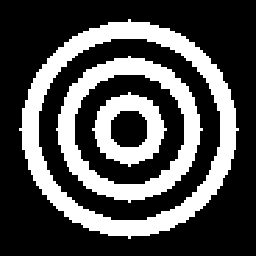
#> input picture TP1/cible2.bmp, 256 x 256 px, found by its file name
$ python tp3.py
#> lines starting #> are read from the running program, lines starting #| are printed output that depends on the picture; after the words box and inside, x2 and y2 are one past the last pixel; in counts of white or black regions, pixels touching at a corner belong together
### TP3/tp3_tools.py
import numpy as np
import cv2 as cv
import matplotlib.pyplot as plt
import math
from math import log2, sqrt, pi
from sklearn.cluster import KMeans
from PIL import Image
from scipy.stats import norm
import random

def calc_proba_champ(alpha, normalization=True):
    '''
    crée un np array de taille 5x2 avec
    proba[i, j] = p(x_s=j|"il y a i voisins de type j")
    '''
#> called with alpha = 1, normalization = True
    proba = np.empty((5, 2))
    for i in range(5):
        proba[i, 0] = np.exp((2 * i - 4) * alpha)
        proba[i, 1] = np.exp((2 * (4 - i) - 4) * alpha)
        if normalization:
            proba[i] /= np.sum(proba[i])
    return proba

def gene_Gibbs_proba(mm, nn, classe, proba, nb_iter):
    '''
    génère un champ de Markov de taille mmxnn
    de classes et lois locales données à l'aide de
    l'échantillonneur de Gibbs
    '''
#> called with mm = 65, nn = 65, proba = array of shape (5, 2), nb_iter = 10
    # initialisation aléatoire de l'échantillonneur de Gibbs
    X = np.random.randint(0, 2, size=(mm, nn))
    X= (X==0)*classe[0] +(X==1)*classe[1]

    table_voisins = [(0, -1), (-1, 0), (0, 1), (1, 0)]

    # pour chaque itération de l'échantillonneur de Gibbs
    for k in range(nb_iter):
        print("Gibbs itération numéro", k)
        # pour chaque site
        for i in range(1, mm - 1):
            for j in range(1, nn - 1):
                # on récupère la configuration du voisinage
                # i.e. on compte le nombre de voisins à la classe 1
                config = 0
                for v in table_voisins:
                    config += (X[i + v[0], j + v[1]] == classe[1])
                distribution_locale = proba[config]
                # on met à jour le site avec un tirage selon la
                # distribution locale
                u = np.random.rand(1, 1)
                X[i, j] = ((u <= distribution_locale[1]) * classe[0] +
                    (u > distribution_locale[1]) * classe[1])

    return X

# [32 lines left out: functions redecoupe_image, nouvelle_image, MPM_proba_gauss, not called in this run]

def genere_Gibbs_proba_apost(Y, m1, sig1, m2, sig2, classe, proba, nb_iter,
    init_gibbs=None):
    '''
    Échantillonneur de Gibbs pour le tirage a posteriori 'un champ de Markov
    caché à bruit gaussien indépendant
    '''
    if init_gibbs is None:
        # initialisation aléatoire de l'échantillonneur de Gibbs
        init_gibbs = np.random.randint(0, 2, size=Y.shape)
        init_gibbs = (init_gibbs==0)*classe[0]+(init_gibbs==1)*classe[1]
    X = init_gibbs

    table_voisins = [(0, -1), (-1, 0), (0, 1), (1, 0)]

    # pour chaque itération de l'échantillonneur de Gibbs
    for k in range(nb_iter):
        print("Gibbs a posteriori itération numéro", k)
        # pour chaque site
        for i in range(1, Y.shape[0] - 1):
            for j in range(1, Y.shape[1] - 1):
                # on récupère la configuration du voisinage
                # i.e. on compte le nombre de voisins à la classe 1
                config = 0
                for v in table_voisins:
                    config += (X[i + v[0], j + v[1]] == classe[0])
                distribution_locale_apost = proba[config].copy() # copy !
                distribution_locale_apost[0] *= (1 / (np.sqrt(2 * np.pi) * sig1)
                    * np.exp(-0.5 * (Y[i, j] - m1) ** 2 / sig1 ** 2))
                distribution_locale_apost[1] *= (1 / (np.sqrt(2 * np.pi) * sig2)
                    * np.exp(-0.5 * (Y[i, j] - m2) ** 2 / sig2 ** 2))
                distribution_locale_apost /= np.sum(distribution_locale_apost)

                # on met à jour le site avec un tirage selon la
                # distribution locale a posteriori
                u = np.random.rand(1, 1)
                X[i, j] = ((u <= distribution_locale_apost[0]) * classe[0] +
                    (u > distribution_locale_apost[0]) * classe[1])

    return X

def calc_N_part(X_simu, classe):
    '''
    Estimation des Nij apparaissant dans l'EM Gibbsien par une approche MCMC
    '''
    table_voisins = [(0, -1), (-1, 0), (0, 1), (1, 0)]
    N = np.zeros((5, 2))
    for i in range(1, X_simu.shape[0] - 1):
        for j in range(1, X_simu.shape[1] - 1):
            config = 0
            for v in table_voisins:
                config += (X_simu[i + v[0], j + v[1]] == classe[0])
            if X_simu[i, j] == classe[0]:
                N[config, 0] += 1
            else:
                N[config, 1] += 1

    return N


def calc_N_post(X_simu, classe):
    '''
    Estimation des probabilités a posteriori en chaque site par une approche
    MCMC
    '''
    N_post = np.stack([(X_simu == classe[0]), (X_simu == classe[1])], axis=-1)
    return N_post

### TP3/tp3.py
import numpy as np
import cv2 as cv
import matplotlib.pyplot as plt
import math
from math import log2, sqrt, pi
from sklearn.cluster import KMeans
from PIL import Image
from scipy.stats import norm
import random
import os ,sys
sys.path.append(os.path.abspath('C:/Users/duzen/OneDrive/Bureau/Cours TSP 2018-2019 (S2)/MSA/TPs Markov/TP3'))
from tp3_tools import *

image1="C:/Users/duzen/OneDrive/Bureau/Cours TSP 2018-2019 (S2)/MSA/TPs Markov/TP1/alfa2.bmp"
image2="C:/Users/duzen/OneDrive/Bureau/Cours TSP 2018-2019 (S2)/MSA/TPs Markov/TP1/beee2.bmp"
image3="C:/Users/duzen/OneDrive/Bureau/Cours TSP 2018-2019 (S2)/MSA/TPs Markov/TP1/cible2.bmp"
image4="C:/Users/duzen/OneDrive/Bureau/Cours TSP 2018-2019 (S2)/MSA/TPs Markov/TP1/promenade2.bmp"
image5="C:/Users/duzen/OneDrive/Bureau/Cours TSP 2018-2019 (S2)/MSA/TPs Markov/TP1/city2.bmp"
images=[image1,image2,image3,image4,image5]

m1=[1,1,1]
sig1=[1,1,1]
m2=[4,2,1]
sig2=[1,1,3]

def lit_image(nom_image):
    img = cv.imread(nom_image,0)
    m, n = img.shape
    return img, m, n

def affiche_image(mat_image,titre):
    cv.imshow(titre,mat_image)
    cv.waitKey()
    #plt.imshow(mat_image, cmap='gray')
    #plt.title(titre)

# [11 lines left out: function identif_classes, not called in this run]

def bruit_gauss(signal, m1, sig1, m2, sig2,classes):
    #classes=identif_classes(signal)
    signal_noisy = (signal == classes[0]) * np.random.normal(m1, sig1, signal.shape) + \
                   (signal == classes[1]) * np.random.normal(m2, sig2, signal.shape)
    return signal_noisy

# [13 lines left out: function gauss, not called in this run]

def taux_erreur(A,B,m,n):
    return len(np.transpose(np.nonzero(A-B)))/(m*n)

def Kmean_classes(signal, cl1, cl2):
    m,n=signal.shape
    img = signal.reshape(-1,1)
    kmeans = KMeans(n_clusters=2).fit(img)
    cluster_centers=kmeans.cluster_centers_
    cluster_labels=kmeans.labels_
    X_reconstruit=cluster_centers[cluster_labels].reshape(n,m)
    for k in range(m):
        for i in range(n):
            if X_reconstruit.astype(int)[k][i]==cl1:
                X_reconstruit[k][i]=cl1
            else :
                X_reconstruit[k][i]=cl2
    return X_reconstruit


# [29 lines left out: functions calc_probaprio, mpm_gauss, calc_probapost_gauss, est_empirique, not called in this run]

taux=[]
alpha=1
proba=calc_proba_champ(alpha)
classes=[0,255]
X_gibbs=gene_Gibbs_proba(65,65,classes,proba,10)
plt.imsave('C:/Users/duzen/OneDrive/Bureau/Cours TSP 2018-2019 (S2)/MSA/TPs Markov/TP3/champ.png',X_gibbs,cmap='gray')
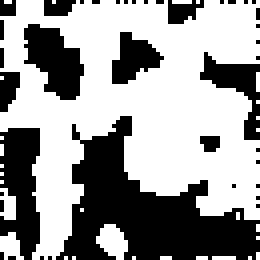
#> saved as champ.png: shape (65, 65, 3) (shown 4 times larger); 60.5% white; 39 black regions (31 under 20 px), largest, box (x1, y1, x2, y2) and area: (14, 29, 65, 65) 850, (0, 32, 10, 65) 238, (6, 6, 21, 25) 179
# [10 lines of commented-out code are left out]


def init_param_EM(Y,m,n):
    cl1,cl2=0,255
    alpha=1
    p=calc_proba_champ(alpha)
    X=Kmean_classes(Y,cl1,cl2)
    m1=np.sum(Y*(X==cl1))/(np.sum(X==cl1))
    m2=np.sum(Y*(X==cl2))/(np.sum(X==cl2))
    sig1 = np.sqrt(((X==cl1)* ((Y- m1) ** 2)).sum() / (np.sum(X==cl1)))
    sig2 = np.sqrt(((X==cl2)* ((Y- m2) ** 2)).sum() / (np.sum(X==cl2)))
    return p,m1,sig1,m2,sig2


def EM_gibbsien_Gauss(Y,m,n,cl1,cl2,m1,sig1,m2,sig2,proba,nb_iter,nb_simu):
    X_simu=genere_Gibbs_proba_apost(Y,m1,sig1,m2,sig2,classes,proba,nb_iter)
    N=calc_N_part(X_simu,[cl1,cl2])
    proba=N
    N_post=calc_N_post(X_simu,[cl1,cl2])
    Ppost=N_post
    for i in range(1,nb_simu):
        X_simu=genere_Gibbs_proba_apost(Y,m1,sig1,m2,sig2,classes,proba,nb_iter)
        N=calc_N_part(X_simu,[cl1,cl2])
        proba += N
        N_post=calc_N_post(X_simu,[cl1,cl2])
        Ppost+=N_post
    proba=proba/nb_simu
    Ppost=Ppost/nb_simu
    for i in range(5):
        proba[i]=proba[i]/sum(proba[i])
    return proba , Ppost

# [7 lines left out: function estim_param_bruit_gauss_EM, not called in this run]


def EM_gauss(Y,m,n,cl1,cl2,nb_iter_EM,nb_iter,nb_simu):
    proba,m1,sig1,m2,sig2=init_param_EM(Y,m,n)
    print(proba,m1,sig1,m2,sig2)
    for i in range(nb_iter_EM):
        proba,Ppost=EM_gibbsien_Gauss(Y,m,n,cl1,cl2,m1,sig1,m2,sig2,proba,nb_iter,nb_simu)
        m1, sig1, m2, sig2 = estim_param_bruit_gauss_EM(Y,m,n,classes,Ppost)
    return proba, m1, sig1, m2, sig2


X_gibbs, m, n =lit_image(images[2])
#> in lit_image, `img = cv.imread(nom_image,0)`: img: shape (256, 256); 30.5% white; 3 white regions, box (x1, y1, x2, y2) and area: (19, 19, 239, 239) 10608, (56, 56, 203, 203) 6600, (92, 92, 167, 167) 2788
#> m = 256; n = 256
for j in range(3):
    # affiche_image(X_gibbs.astype(np.uint8),'test')
    X_bruite=bruit_gauss(X_gibbs,m1[j],sig1[j],m2[j],sig2[j],classes)
    plt.imsave('C:/Users/duzen/OneDrive/Bureau/Cours TSP 2018-2019 (S2)/MSA/TPs Markov/TP3/champ_bruite_a'+ str(j) +'.png',X_bruite,cmap='gray')
#> (the run stopped early here; a loop or call above may not have finished)
